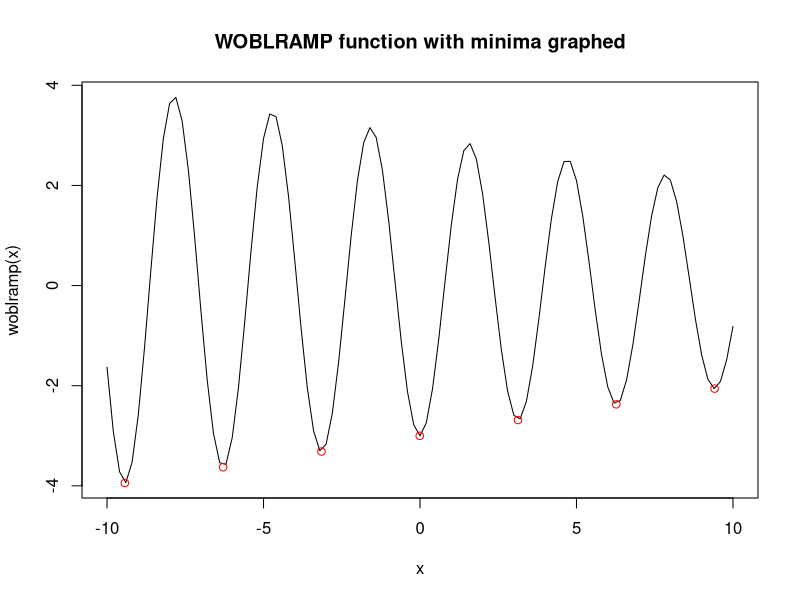

This chart was generated by the following R code:
## ----label=C05findwobl1a, echo=TRUE, cache=FALSE, fig.height=5-----------
woblramp<-function(x){ (-3+0.1*x)*cos(x*2) }
require(pracma, quietly=TRUE)
wmins<-findmins(woblramp, a=-10, b=10)
curve(woblramp, from=-10, to=10)
ymins<-woblramp(wmins) # compute the function at minima
points(wmins, ymins, col='red') # and overprint on graph
title(main="WOBLRAMP function with minima graphed")
